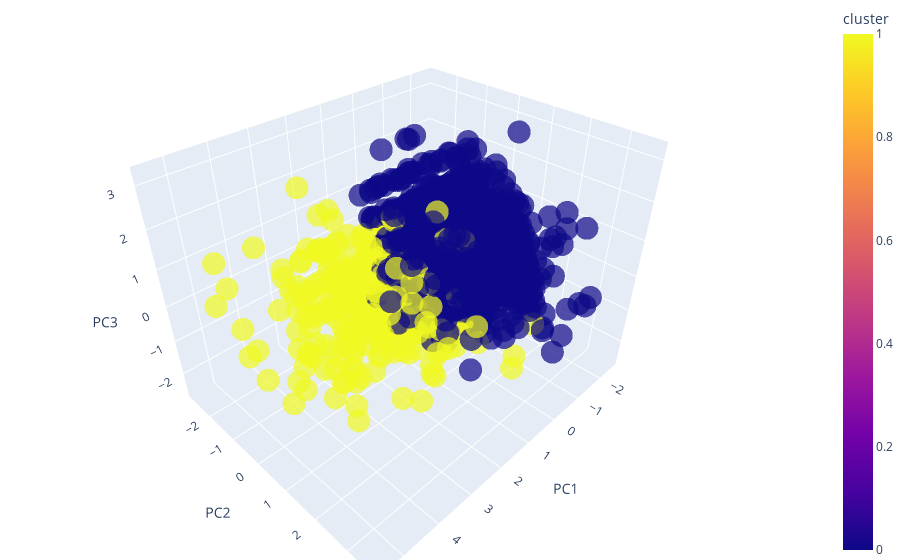

The notebook cell saved with this chart:
### Markdown cell above
## Using PCA for better visualization of data with clusters of 2

### Code cell
# PCA Analysis on reduced_scaled
from sklearn.decomposition import PCA
pca = PCA(n_components=3)
pca.fit(reduced_scaled)
pca_3d = pca.transform(reduced_scaled)
pca_3d = pd.DataFrame(pca_3d,columns=['PC1','PC2','PC3'])

from sklearn.cluster import KMeans

km = KMeans(n_clusters=2, random_state=1)
new = pca_3d._get_numeric_data().dropna(axis=1)
km.fit(pca_3d)
predict=km.predict(pca_3d)

pca_3d['cluster']=predict

# set to offline mode to avoid any error
init_notebook_mode(connected=True)

# 3D Scatter Plot
data = px.scatter_3d(pca_3d, x='PC1', y='PC2', z='PC3', opacity=.7, size_max=15,color='cluster')

data.update_layout(legend=dict(
    yanchor="top",
    y=0.99,
    xanchor="left",
    x=0.01
), margin=dict(l=0, r=0, b=0, t=0))

# embedding into the notebook
iplot({'data': data})

### Figure 1 — Plotly figure (JSON) as saved in the notebook; plotly's stock layout.template omitted (floating-point values rounded to 4 significant figures; data arrays with more than 128 entries replaced by an {"elided": "..."} marker saying what was removed)
{"data": [{"hovertemplate": "PC1=%{x}<br>PC2=%{y}<br>PC3=%{z}<br>cluster=%{marker.color}<extra></extra>", "legendgroup": "", "marker": {"color": {"elided": "1470 int values"}, "coloraxis": "coloraxis", "opacity": 0.7, "symbol": "circle"}, "mode": "markers", "name": "", "scene": "scene", "showlegend": false, "type": "scatter3d", "x": {"elided": "1470 float values"}, "y": {"elided": "1470 float values"}, "z": {"elided": "1470 float values"}}], "layout": {"coloraxis": {"colorbar": {"title": {"text": "cluster"}}, "colorscale": [[0, "#0d0887"], [0.1111, "#46039f"], [0.2222, "#7201a8"], [0.3333, "#9c179e"], [0.4444, "#bd3786"], [0.5556, "#d8576b"], [0.6667, "#ed7953"], [0.7778, "#fb9f3a"], [0.8889, "#fdca26"], [1, "#f0f921"]]}, "legend": {"tracegroupgap": 0, "x": 0.01, "xanchor": "left", "y": 0.99, "yanchor": "top"}, "margin": {"b": 0, "l": 0, "r": 0, "t": 0}, "scene": {"domain": {"x": [0, 1], "y": [0, 1]}, "xaxis": {"title": {"text": "PC1"}}, "yaxis": {"title": {"text": "PC2"}}, "zaxis": {"title": {"text": "PC3"}}}}}
